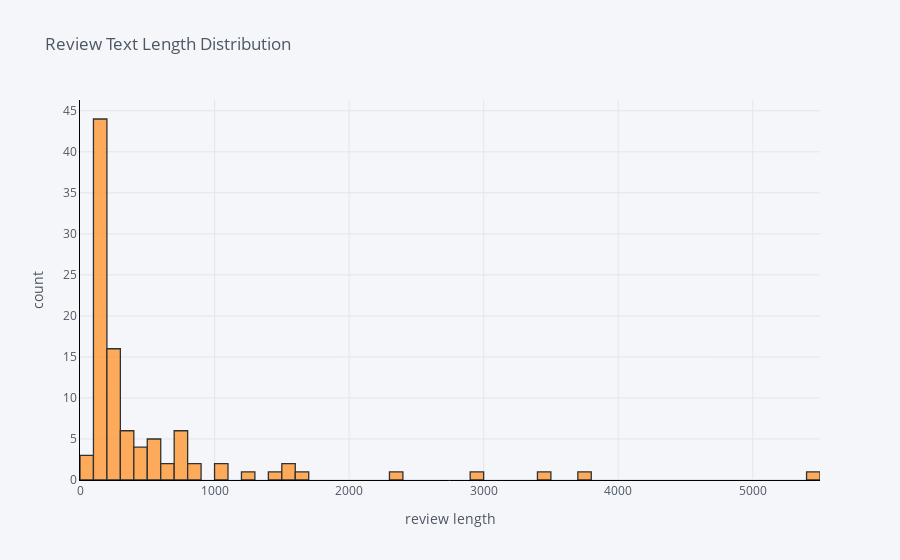

The code cell stored with this chart in its notebook:
### Code cell
#The distribution review text lengths

Corpus['review_len'].iplot(
    kind='hist',
    bins=100,
    xTitle='review length',
    linecolor='black',
    yTitle='count',
    title='Review Text Length Distribution')

### Figure 1 — Plotly figure (JSON) as saved in the notebook; plotly's stock layout.template omitted (floating-point values rounded to 4 significant figures)
{"data": [{"histfunc": "count", "histnorm": "", "marker": {"color": "rgba(255, 153, 51, 1.0)", "line": {"color": "#000000", "width": 1.3}}, "name": "review_len", "nbinsx": 100, "opacity": 0.8, "orientation": "v", "type": "histogram", "x": [779, 304, 282, 3489, 294, 715, 431, 728, 425, 404, 1490, 1546, 89, 185, 135, 154, 2373, 589, 521, 1646, 341, 658, 166, 739, 1261, 122, 582, 94, 854, 223, 263, 176, 207, 286, 5480, 249, 418, 123, 566, 125, 768, 234, 113, 190, 119, 321, 263, 115, 3745, 174, 1516, 761, 369, 2962, 209, 175, 131, 127, 120, 110, 111, 393, 253, 149, 100, 261, 197, 117, 219, 825, 1056, 130, 133, 132, 169, 142, 176, 168, 45, 199, 148, 111, 101, 165, 116, 107, 111, 379, 116, 140, 134, 117, 206, 155, 626, 240, 211, 592, 186, 1037]}], "layout": {"barmode": "overlay", "legend": {"bgcolor": "#F5F6F9", "font": {"color": "#4D5663"}}, "paper_bgcolor": "#F5F6F9", "plot_bgcolor": "#F5F6F9", "title": {"font": {"color": "#4D5663"}, "text": "Review Text Length Distribution"}, "xaxis": {"gridcolor": "#E1E5ED", "linecolor": "black", "showgrid": true, "tickfont": {"color": "#4D5663"}, "title": {"font": {"color": "#4D5663"}, "text": "review length"}, "zerolinecolor": "#E1E5ED"}, "yaxis": {"gridcolor": "#E1E5ED", "linecolor": "black", "showgrid": true, "tickfont": {"color": "#4D5663"}, "title": {"font": {"color": "#4D5663"}, "text": "count"}, "zerolinecolor": "#E1E5ED"}}}
